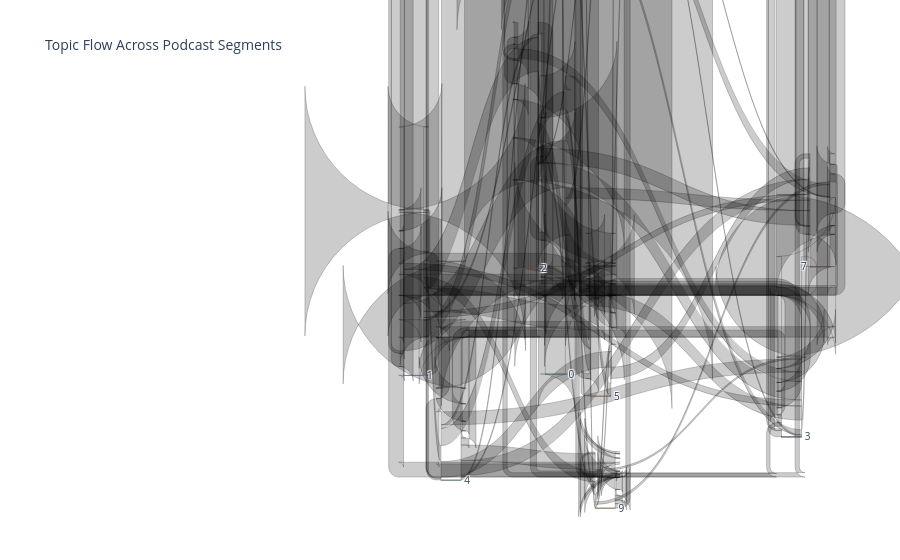

Notebook cell for this chart:
### Code cell
import networkx as nx
import plotly.graph_objects as go

# Compute a 2D layout
pos = nx.spring_layout(G, seed=42)  # positions as {node: [x, y]}

# Extract node list
node_list = list(G.nodes())
node_indices = {n: i for i, n in enumerate(node_list)}

# Normalize x and y to 0–1
xs = [pos[n][0] for n in node_list]
ys = [pos[n][1] for n in node_list]

x_min, x_max = min(xs), max(xs)
y_min, y_max = min(ys), max(ys)

x = [(xi - x_min) / (x_max - x_min) for xi in xs]
y = [(yi - y_min) / (y_max - y_min) for yi in ys]

# Prepare links
sources = [node_indices[u] for u, v in G.edges()]
targets = [node_indices[v] for u, v in G.edges()]
values = [G[u][v]["weight"] for u, v in G.edges()]

# Create Sankey
fig = go.Figure(go.Sankey(
    node=dict(
        label=[str(n) for n in node_list],
        pad=15,
        thickness=20,
        x=x,
        y=y
    ),
    link=dict(
        source=sources,
        target=targets,
        value=values
    )
))

fig.update_layout(title_text="Topic Flow Across Podcast Segments", font_size=10)
fig.show()

### Figure 1 — Plotly figure (JSON) as saved in the notebook; plotly's stock layout.template omitted (floating-point values rounded to 4 significant figures)
{"data": [{"link": {"source": [0, 0, 0, 0, 0, 0, 0, 0, 0, 0, 1, 1, 1, 1, 1, 1, 1, 1, 1, 1, 2, 2, 2, 2, 2, 2, 2, 2, 2, 2, 3, 3, 3, 3, 3, 3, 3, 3, 3, 3, 4, 4, 4, 4, 4, 4, 4, 4, 4, 4, 5, 5, 5, 5, 5, 5, 5, 5, 5, 5, 6, 6, 6, 6, 6, 6, 6, 6, 6, 6, 7, 7, 7, 7, 7, 7, 7, 7, 7, 7, 8, 8, 8, 8, 8, 8, 8, 8, 8, 8, 9, 9, 9, 9, 9, 9, 9, 9, 9], "target": [0, 1, 4, 5, 6, 2, 3, 7, 9, 8, 2, 0, 3, 1, 7, 4, 5, 6, 8, 9, 3, 2, 0, 4, 1, 7, 8, 6, 5, 9, 2, 0, 7, 1, 3, 4, 8, 6, 9, 5, 3, 0, 2, 7, 1, 8, 4, 6, 9, 5, 5, 1, 7, 3, 9, 0, 4, 6, 8, 2, 6, 0, 4, 1, 7, 2, 3, 9, 5, 8, 7, 0, 1, 2, 8, 3, 4, 6, 9, 5, 2, 8, 7, 3, 9, 4, 1, 5, 6, 0, 1, 2, 3, 0, 4, 6, 7, 9, 5], "value": [115, 11, 16, 15, 11, 21, 7, 6, 2, 2, 59, 13, 39, 101, 17, 22, 4, 17, 2, 7, 54, 111, 16, 28, 48, 34, 8, 12, 20, 8, 48, 10, 19, 44, 95, 27, 3, 7, 12, 18, 24, 19, 33, 14, 17, 6, 34, 13, 8, 18, 87, 8, 3, 20, 18, 8, 18, 17, 2, 11, 37, 9, 11, 18, 14, 14, 10, 3, 12, 1, 51, 7, 27, 28, 2, 15, 20, 9, 3, 2, 9, 57, 1, 3, 1, 6, 2, 1, 1, 2, 5, 7, 17, 4, 4, 5, 5, 2, 15]}, "node": {"label": ["3", "2", "0", "1", "5", "4", "7", "6", "8", "9"], "pad": 15, "thickness": 20, "x": [0.9616, 0.6052, 0.6424, 0.4509, 0.7038, 0.5013, 1, 0.8138, 0, 0.7097], "y": [0.6492, 0.1192, 0.3286, 0.3975, 0.565, 0.779, 0.29, 0, 0.3222, 1]}, "type": "sankey"}], "layout": {"font": {"size": 10}, "title": {"text": "Topic Flow Across Podcast Segments"}}}
